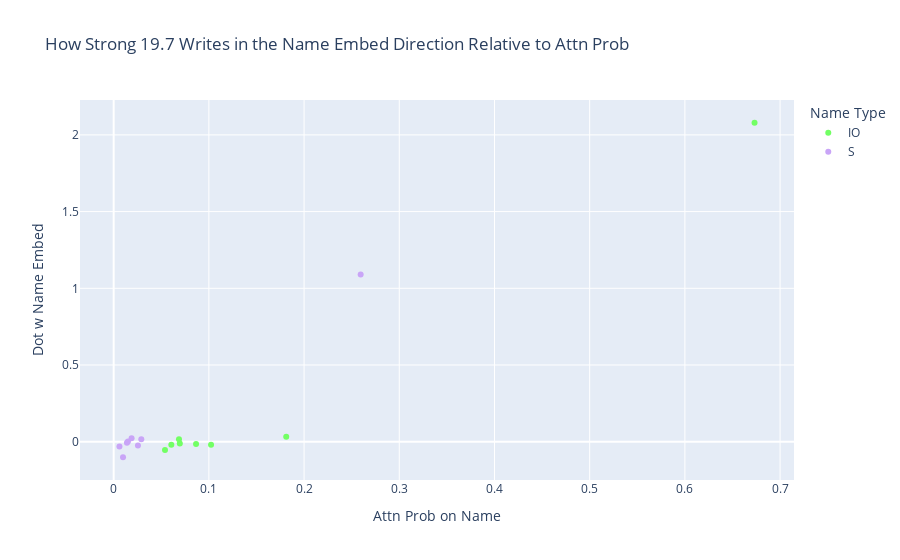

Here is the notebook cell this chart was saved with:
### Code cell
scatter_attention_and_contribution(model, nmh_candidates[10], prompts, io_positions, s_positions, answer_residual_directions)

### Figure 1 — Plotly figure (JSON) as saved in the notebook; plotly's stock layout.template omitted (floating-point values rounded to 4 significant figures)
{"data": [{"customdata": [["When John and Mary went to the shops, John gave the bag to"], ["When John and Mary went to the shops, Mary gave the bag to"], ["When Tom and James went to the park, James gave the ball to"], ["When Tom and James went to the park, Tom gave the ball to"], ["When Dan and Sid went to the shops, Sid gave an apple to"], ["When Dan and Sid went to the shops, Dan gave an apple to"], ["After Martin and Amy went to the park, Amy gave a drink to"], ["After Martin and Amy went to the park, Martin gave a drink to"]], "hovertemplate": "Name Type=IO<br>Attn Prob on Name=%{x}<br>Dot w Name Embed=%{y}<br>text=%{customdata[0]}<extra></extra>", "legendgroup": "IO", "marker": {"color": "rgb(114,255,100)", "symbol": "circle"}, "mode": "markers", "name": "IO", "orientation": "v", "showlegend": true, "type": "scatter", "x": [0.1023, 0.06862, 0.6732, 0.05391, 0.06056, 0.08654, 0.1813, 0.0695], "xaxis": "x", "y": [-0.01945, 0.01599, 2.079, -0.05332, -0.01916, -0.01476, 0.03282, -0.01174], "yaxis": "y"}, {"customdata": [["When John and Mary went to the shops, John gave the bag to"], ["When John and Mary went to the shops, Mary gave the bag to"], ["When Tom and James went to the park, James gave the ball to"], ["When Tom and James went to the park, Tom gave the ball to"], ["When Dan and Sid went to the shops, Sid gave an apple to"], ["When Dan and Sid went to the shops, Dan gave an apple to"], ["After Martin and Amy went to the park, Amy gave a drink to"], ["After Martin and Amy went to the park, Martin gave a drink to"]], "hovertemplate": "Name Type=S<br>Attn Prob on Name=%{x}<br>Dot w Name Embed=%{y}<br>text=%{customdata[0]}<extra></extra>", "legendgroup": "S", "marker": {"color": "rgb(201,165,247)", "symbol": "circle"}, "mode": "markers", "name": "S", "orientation": "v", "showlegend": true, "type": "scatter", "x": [0.01882, 0.02551, 0.009836, 0.2594, 0.015, 0.006076, 0.01394, 0.02903], "xaxis": "x", "y": [0.02292, -0.02392, -0.1013, 1.089, 0.0006571, -0.03139, -0.006833, 0.01585], "yaxis": "y"}], "layout": {"legend": {"title": {"text": "Name Type"}, "tracegroupgap": 0}, "title": {"text": "How Strong 19.7 Writes in the Name Embed Direction Relative to Attn Prob"}, "xaxis": {"anchor": "y", "domain": [0, 1], "title": {"text": "Attn Prob on Name"}}, "yaxis": {"anchor": "x", "domain": [0, 1], "title": {"text": "Dot w Name Embed"}}}}
